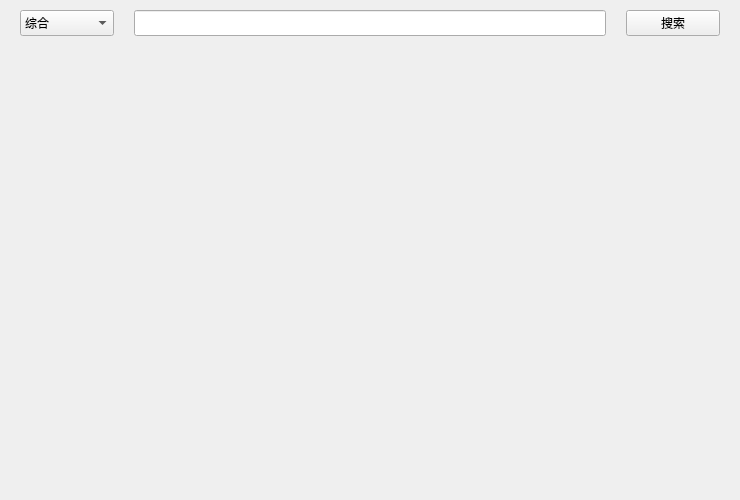
<?xml version="1.0" encoding="UTF-8"?>
<ui version="4.0">
 <class>OnlineSearcherW</class>
 <widget class="QWidget" name="OnlineSearcherW">
  <property name="geometry">
   <rect>
    <x>0</x>
    <y>0</y>
    <width>740</width>
    <height>500</height>
   </rect>
  </property>
  <property name="windowTitle">
   <string>Form</string>
  </property>
  <layout class="QVBoxLayout" name="VL_OnlineSearcherW" stretch="1,10">
   <property name="spacing">
    <number>0</number>
   </property>
   <property name="leftMargin">
    <number>0</number>
   </property>
   <property name="topMargin">
    <number>0</number>
   </property>
   <property name="rightMargin">
    <number>0</number>
   </property>
   <property name="bottomMargin">
    <number>0</number>
   </property>
   <item>
    <widget class="QWidget" name="w_searchControllerZone" native="true">
     <property name="maximumSize">
      <size>
       <width>16777215</width>
       <height>16777215</height>
      </size>
     </property>
     <layout class="QHBoxLayout" name="HL_searchControllerZone" stretch="1,5,1">
      <property name="spacing">
       <number>20</number>
      </property>
      <property name="leftMargin">
       <number>20</number>
      </property>
      <property name="topMargin">
       <number>10</number>
      </property>
      <property name="rightMargin">
       <number>20</number>
      </property>
      <property name="bottomMargin">
       <number>10</number>
      </property>
      <item>
       <widget class="QComboBox" name="c_searchPreference">
        <property name="sizePolicy">
         <sizepolicy hsizetype="Preferred" vsizetype="Maximum">
          <horstretch>0</horstretch>
          <verstretch>0</verstretch>
         </sizepolicy>
        </property>
        <property name="maximumSize">
         <size>
          <width>16777215</width>
          <height>30</height>
         </size>
        </property>
        <item>
         <property name="text">
          <string>综合</string>
         </property>
        </item>
        <item>
         <property name="text">
          <string>作者</string>
         </property>
        </item>
        <item>
         <property name="text">
          <string>歌词</string>
         </property>
        </item>
       </widget>
      </item>
      <item>
       <widget class="QLineEdit" name="edit_searchInput">
        <property name="sizePolicy">
         <sizepolicy hsizetype="Expanding" vsizetype="Maximum">
          <horstretch>0</horstretch>
          <verstretch>0</verstretch>
         </sizepolicy>
        </property>
        <property name="maximumSize">
         <size>
          <width>16777215</width>
          <height>30</height>
         </size>
        </property>
       </widget>
      </item>
      <item>
       <widget class="QPushButton" name="pb_startSearching">
        <property name="sizePolicy">
         <sizepolicy hsizetype="Minimum" vsizetype="Maximum">
          <horstretch>0</horstretch>
          <verstretch>0</verstretch>
         </sizepolicy>
        </property>
        <property name="maximumSize">
         <size>
          <width>16777215</width>
          <height>30</height>
         </size>
        </property>
        <property name="text">
         <string>搜索</string>
        </property>
        <property name="isHighlighted" stdset="0">
         <bool>true</bool>
        </property>
       </widget>
      </item>
     </layout>
    </widget>
   </item>
   <item>
    <widget class="QWidget" name="w_searchResultZone" native="true">
     <layout class="QVBoxLayout" name="VL_searchResultZone" stretch="">
      <property name="spacing">
       <number>0</number>
      </property>
      <property name="leftMargin">
       <number>0</number>
      </property>
      <property name="topMargin">
       <number>0</number>
      </property>
      <property name="rightMargin">
       <number>0</number>
      </property>
      <property name="bottomMargin">
       <number>0</number>
      </property>
     </layout>
    </widget>
   </item>
  </layout>
 </widget>
 <resources/>
 <connections/>
</ui>
